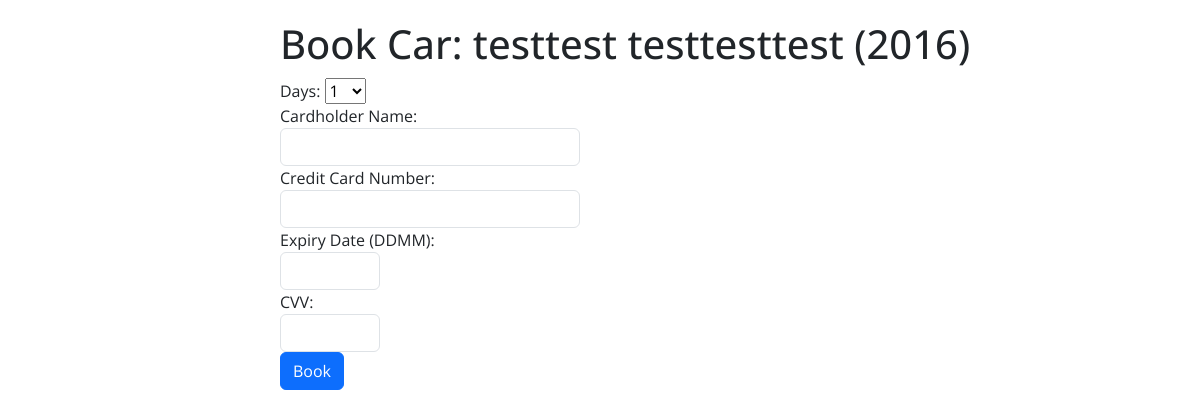
Page /bookings/bookings/book-car/7/ on the committed database.
### main/models.py (models this page shows, shortened)
class Car(models.Model):
    COLOUR_CHOICES = (
    ('Black', 'Black'),
    ('Blue', 'Blue'),
    ('Brown', 'Brown'),
    ('Gray', 'Gray'),
    ('Green', 'Green'),
    ('LightBlue', 'LightBlue'),
    ('Navy', 'Navy'),
    ('Red', 'Red'),
    ('Silver', 'Silver'),
    ('White', 'White'),
    )
    YEAR_CHOICES = (
        (2023, '2023'),
        (2022, '2022'),
        (2021, '2021'),
        (2020, '2020'),
        (2019, '2019'),
        (2018, '2018'),
        (2017, '2017'),
        (2016, '2016'),
        (2015, '2015'),
    )
    make = models.CharField(max_length=100)
    model = models.CharField(max_length=100)
    colour = models.CharField(max_length=20, choices=COLOUR_CHOICES)
    year = models.IntegerField(choices=YEAR_CHOICES)
    price_per_day = models.DecimalField(max_digits=10, decimal_places=2)
    is_available = models.BooleanField(default=True)
    pricing_state = models.CharField(max_length=20, default='RegularPricingState')

### bookings/views.py (the view)
# urls.py: path('bookings/book-car/<int:car_id>/', views.book_car, name='book-car'),
def book_car(request, car_id):
    car = Car.objects.get(id=car_id)
    if request.method == 'POST':
        form = BookingForm(request.POST)
        if form.is_valid():
            num_days = int(form.cleaned_data['days'])
            start_date = datetime.now().date()
            end_date = start_date + timedelta(days=num_days)
            car_price = car.price_per_day
            total_price = num_days * car_price
            booking_command = BookCarCommand(car=car, user=request.user, start_date=start_date, end_date=end_date, total_price=total_price)
            booking_invoker = BookingInvoker()
            booking_invoker.execute(booking_command)
            if request.method == 'POST':
                credit_card_form = CreditCardForm(request.POST)
                if credit_card_form.is_valid():
                    return render(request, 'bookings/booking_success.html', {'car': car, 'total_price': total_price})
    else:
        form = BookingForm()
    return render(request, 'bookings/book_car.html', {'car': car, 'form': form})

### bookings/forms.py
class BookingForm(forms.Form):
    days = forms.ChoiceField(choices=[(str(i), str(i)) for i in range(1, 31)], widget=forms.Select)

### bookings/templates/bookings/book_car.html (shortened to what this page needs)
{% extends 'main/base.html' %}
{% block content %}
<h1>Book Car: {{ car.make }} {{ car.model }} ({{ car.year }})</h1>
<div class="row">
    <form method="post" class="booking-form" id="booking-form">
        <div class="form-group">
            <label for="{{ form.days.id_for_label }}">Days:</label>
            {{ form.days }}
            <br>
        </div>
        <div class="form-group">
            <label for="cardholder_name">Cardholder Name:</label>
            <input type="text" id="cardholder_name" name="cardholder_name" class="form-control" style="width: 300px;">
        </div>
        <div class="form-group">
            <label for="credit_card_number">Credit Card Number:</label>
            <input type="text" id="credit_card_number" name="credit_card_number" class="form-control" maxlength="16" style="width: 300px;">
        </div>
        <div class="form-group">
            <label for="expiry_date">Expiry Date (DDMM):</label>
            <input type="text" id="expiry_date" name="expiry_date" class="form-control" maxlength="4" style="width: 100px;">
        </div>
        <div class="form-group">
            <label for="cvc">CVV:</label>
            <input type="text" id="cvc" name="cvc" class="form-control" maxlength="3" style="width: 100px;">
        </div>
        <div class="form-group">
            <button type="button" class="btn btn-primary" id="book-button">Book</button>
        </div>
    </form>
</div>
{% endblock %}

### main/templates/main/base.html (style rules this page uses)
body { font-family: 'Open Sans', sans-serif; }
h1 { margin-top: 20px; margin-bottom: 10px; }

### rows in the picture
Car: make "testtest", model "testtesttest", year "2016"
